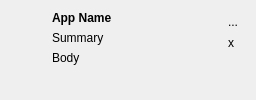
<?xml version="1.0" encoding="UTF-8"?>
<ui version="4.0">
 <class>NotificationWidget</class>
 <widget class="QWidget" name="NotificationWidget">
  <property name="geometry">
   <rect>
    <x>0</x>
    <y>0</y>
    <width>256</width>
    <height>100</height>
   </rect>
  </property>
  <property name="minimumSize">
   <size>
    <width>256</width>
    <height>0</height>
   </size>
  </property>
  <property name="maximumSize">
   <size>
    <width>256</width>
    <height>16777215</height>
   </size>
  </property>
  <property name="autoFillBackground">
   <bool>true</bool>
  </property>
  <layout class="QGridLayout" name="gridLayout">
   <property name="horizontalSpacing">
    <number>9</number>
   </property>
   <property name="margin">
    <number>11</number>
   </property>
   <!-- Row 0: Icon column -->
   <item row="0" column="0">
    <layout class="QVBoxLayout" name="iconLayout">
     <property name="topMargin">
      <number>4</number>
     </property>
     <property name="bottomMargin">
      <number>2</number>
     </property>
     <item>
      <widget class="QLabel" name="iconLabel">
       <property name="sizePolicy">
        <sizepolicy hsizetype="Fixed" vsizetype="Fixed">
         <horstretch>0</horstretch>
         <verstretch>0</verstretch>
        </sizepolicy>
       </property>
       <property name="minimumSize">
        <size>
         <width>32</width>
         <height>32</height>
        </size>
       </property>
       <property name="maximumSize">
        <size>
         <width>32</width>
         <height>32</height>
        </size>
       </property>
       <property name="scaledContents">
        <bool>true</bool>
       </property>
      </widget>
     </item>
     <item>
      <spacer name="iconSpacer">
       <property name="orientation">
        <enum>Qt::Vertical</enum>
       </property>
       <property name="sizeHint" stdset="0">
        <size>
         <width>20</width>
         <height>40</height>
        </size>
       </property>
      </spacer>
     </item>
    </layout>
   </item>
   <!-- Row 0: Content column -->
   <item row="0" column="1">
    <layout class="QVBoxLayout" name="contentLayout">
     <property name="spacing">
      <number>6</number>
     </property>
     <item>
      <widget class="QLabel" name="appLabel">
       <property name="font">
        <font>
         <weight>75</weight>
         <bold>true</bold>
        </font>
       </property>
       <property name="text">
        <string notr="true">App Name</string>
       </property>
       <property name="textFormat">
        <enum>Qt::PlainText</enum>
       </property>
       <property name="wordWrap">
        <bool>false</bool>
       </property>
      </widget>
     </item>
     <item>
      <widget class="QLabel" name="summaryLabel">
       <property name="text">
        <string notr="true">Summary</string>
       </property>
       <property name="textFormat">
        <enum>Qt::PlainText</enum>
       </property>
       <property name="wordWrap">
        <bool>true</bool>
       </property>
      </widget>
     </item>
     <item>
      <widget class="QLabel" name="bodyLabel">
       <property name="sizePolicy">
        <sizepolicy hsizetype="MinimumExpanding" vsizetype="MinimumExpanding">
         <horstretch>0</horstretch>
         <verstretch>0</verstretch>
        </sizepolicy>
       </property>
       <property name="text">
        <string notr="true">Body</string>
       </property>
       <property name="textFormat">
        <enum>Qt::RichText</enum>
       </property>
       <property name="alignment">
        <set>Qt::AlignLeading|Qt::AlignLeft|Qt::AlignTop</set>
       </property>
       <property name="wordWrap">
        <bool>true</bool>
       </property>
       <property name="openExternalLinks">
        <bool>true</bool>
       </property>
      </widget>
     </item>
     <!-- Actions layout will be populated programmatically -->
     <item>
      <layout class="QHBoxLayout" name="actionsLayout">
       <property name="spacing">
        <number>4</number>
       </property>
      </layout>
     </item>
    </layout>
   </item>
   <!-- Row 0: Buttons column -->
   <item row="0" column="2">
    <layout class="QVBoxLayout" name="buttonsLayout">
     <item>
      <widget class="QToolButton" name="settingsButton">
       <property name="text">
        <string notr="true">...</string>
       </property>
       <property name="icon">
        <iconset theme="preferences-system"/>
       </property>
       <property name="popupMode">
        <enum>QToolButton::InstantPopup</enum>
       </property>
       <property name="autoRaise">
        <bool>true</bool>
       </property>
      </widget>
     </item>
     <item>
      <widget class="QToolButton" name="closeButton">
       <property name="text">
        <string notr="true">x</string>
       </property>
       <property name="icon">
        <iconset theme="window-close"/>
       </property>
       <property name="autoRaise">
        <bool>true</bool>
       </property>
      </widget>
     </item>
     <item>
      <spacer name="buttonsSpacer">
       <property name="orientation">
        <enum>Qt::Vertical</enum>
       </property>
       <property name="sizeHint" stdset="0">
        <size>
         <width>20</width>
         <height>40</height>
        </size>
       </property>
      </spacer>
     </item>
    </layout>
   </item>
  </layout>
 </widget>
 <resources/>
 <connections/>
</ui>
